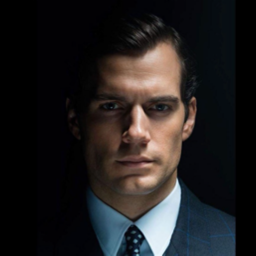
%> input picture Bit Plane Slicing/henry_cavil.png, 256 x 256 px
$ octave BitPlaneSlicing.m   (GNU Octave 9; MATLAB toolbox functions it lacks are replaced by stand-ins)
%> lines starting %> are read from the running program, lines starting %| are printed output that depends on the picture; in (x1, y1, x2, y2) boxes, pixels count from 0 and x2, y2 are one past the last pixel; in counts of white or black regions, pixels touching at a corner belong together; the program's own positions count from 1
clear all, close all, clc
% load and display image
I=imread('henry_cavil.png');
%> I is the input picture: size 256x256x3 uint8; mean R, G, B 34.2, 31.7, 32
% Grayscale
R = rgb2gray(I);
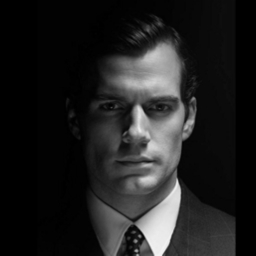
%> R: size 256x256 uint8; min 0, max 243, mean 32.5
figure, imshow(R);
% Size
[row , col] = size(R);
%> row = 256; col = 256
depth = log2(col)
%> depth = 8
k = 0 : depth-1
%> k = [0 1 2 3 4 5 6 7]
X = 2.^k
%> X = [1 2 4 8 16 32 64 128]
% Bitwise Seperation
S = zeros(row,col);
figure;

for l = 1:depth
    for i = 1:1:row
        for j = 1:1:col
               mask= X(l);
               S(i,j)=bitand(R(i,j),mask);
        end
    end
subplot(2,4,l), imshow(S);
end
%> this loop made 8 passes
%> pass 1, `imshow(S)`:
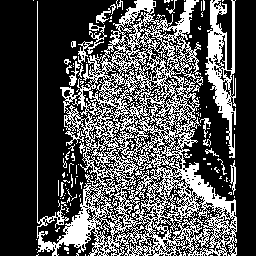
%> displayed picture: size 256x256, on the screen's scale of 0 to 255; 31.4% white in thin lines or dots, all inside (x1, y1, x2, y2) = (33, 0, 237, 256)
%> pass 2, `imshow(S)`:
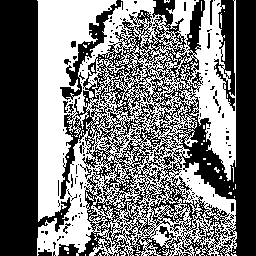
%> displayed picture: size 256x256, on the screen's scale of 0 to 255; 46.8% white; 124 white regions (121 under 20 px), largest, box (x1, y1, x2, y2) and area: (37, 0, 237, 256) 30175, (220, 13, 222, 28) 23, (86, 192, 94, 201) 23
%> after the loop:
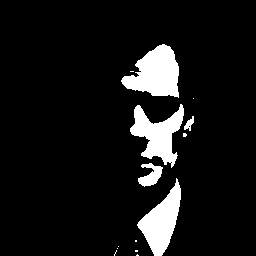
%> S: size 256x256 double; values 0 (black) and 128 (white), 8.7% white; 14 white regions (9 under 20 px), largest, box (x1, y1, x2, y2) and area: (121, 44, 179, 98) 1963, (130, 104, 184, 168) 1657, (137, 178, 181, 256) 1637, (138, 163, 163, 187) 327, (184, 116, 194, 131) 74
%> after the loop:
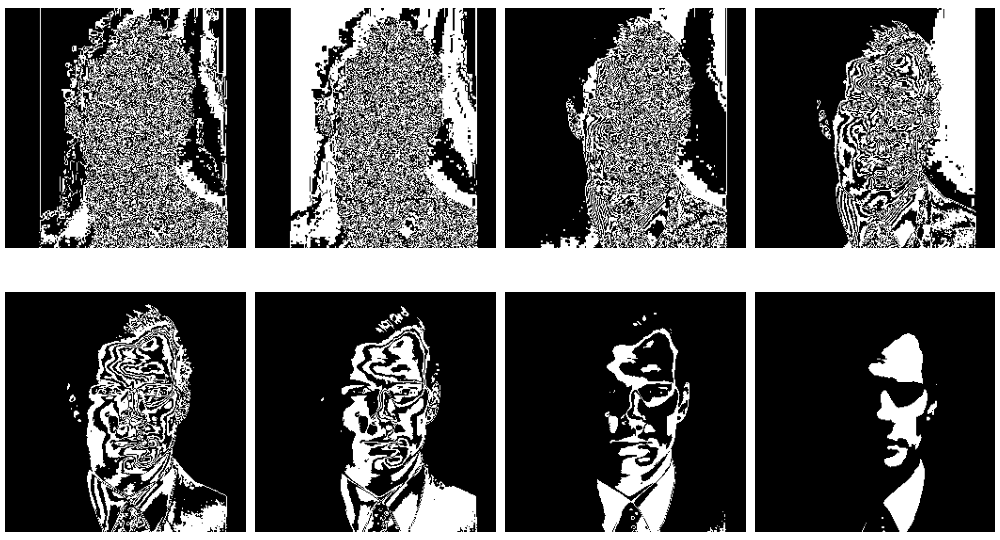
%> figure redrawn from the program's plot data, 8 panels
